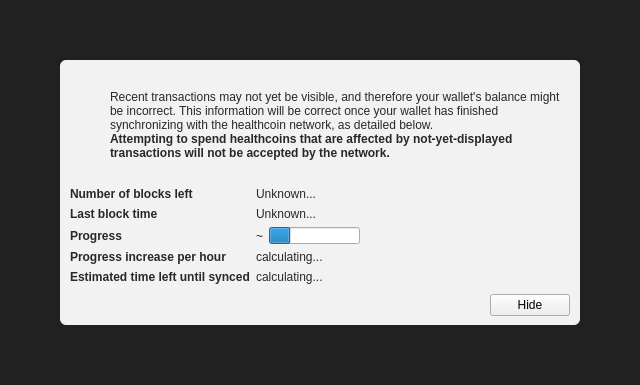
<?xml version="1.0" encoding="UTF-8"?>
<ui version="4.0">
 <class>ModalOverlay</class>
 <widget class="ModalOverlay" name="ModalOverlay">
  <property name="geometry">
   <rect>
    <x>0</x>
    <y>0</y>
    <width>640</width>
    <height>385</height>
   </rect>
  </property>
  <property name="windowTitle">
   <string>Form</string>
  </property>
  <layout class="QVBoxLayout" name="verticalLayout" stretch="0">
   <property name="sizeConstraint">
    <enum>QLayout::SetDefaultConstraint</enum>
   </property>
   <property name="leftMargin">
    <number>0</number>
   </property>
   <property name="topMargin">
    <number>0</number>
   </property>
   <property name="rightMargin">
    <number>0</number>
   </property>
   <property name="bottomMargin">
    <number>0</number>
   </property>
   <item>
    <widget class="QWidget" name="bgWidget" native="true">
     <property name="styleSheet">
      <string notr="true">#bgWidget { background: rgba(0,0,0,220); }</string>
     </property>
     <layout class="QVBoxLayout" name="verticalLayoutMain" stretch="1">
      <property name="leftMargin">
       <number>60</number>
      </property>
      <property name="topMargin">
       <number>60</number>
      </property>
      <property name="rightMargin">
       <number>60</number>
      </property>
      <property name="bottomMargin">
       <number>60</number>
      </property>
      <item>
       <widget class="QWidget" name="contentWidget" native="true">
        <property name="styleSheet">
         <string notr="true">#contentWidget { background: rgba(255,255,255,240); border-radius: 6px; }

QLabel { color: rgb(40,40,40);  }</string>
        </property>
        <layout class="QVBoxLayout" name="verticalLayoutSub" stretch="1,0,0,0">
         <property name="spacing">
          <number>0</number>
         </property>
         <property name="leftMargin">
          <number>10</number>
         </property>
         <property name="topMargin">
          <number>10</number>
         </property>
         <property name="rightMargin">
          <number>10</number>
         </property>
         <property name="bottomMargin">
          <number>10</number>
         </property>
         <item>
          <layout class="QHBoxLayout" name="horizontalLayoutIconText" stretch="0,1">
           <property name="topMargin">
            <number>20</number>
           </property>
           <item>
            <layout class="QVBoxLayout" name="verticalLayoutIcon">
             <property name="leftMargin">
              <number>0</number>
             </property>
             <item>
              <widget class="QPushButton" name="warningIcon">
               <property name="enabled">
                <bool>false</bool>
               </property>
               <property name="text">
                <string/>
               </property>
               <property name="icon">
                <iconset>
                 <normaloff>:/icons/warning</normaloff>
                 <disabledoff>:/icons/warning</disabledoff>:/icons/warning</iconset>
               </property>
               <property name="iconSize">
                <size>
                 <width>48</width>
                 <height>48</height>
                </size>
               </property>
               <property name="flat">
                <bool>true</bool>
               </property>
              </widget>
             </item>
             <item>
              <spacer name="verticalSpacerWarningIcon">
               <property name="orientation">
                <enum>Qt::Vertical</enum>
               </property>
               <property name="sizeHint" stdset="0">
                <size>
                 <width>20</width>
                 <height>40</height>
                </size>
               </property>
              </spacer>
             </item>
            </layout>
           </item>
           <item>
            <layout class="QVBoxLayout" name="verticalLayoutInfoText">
             <property name="leftMargin">
              <number>0</number>
             </property>
             <property name="topMargin">
              <number>0</number>
             </property>
             <item>
              <widget class="QLabel" name="infoText">
               <property name="text">
                <string>Recent transactions may not yet be visible, and therefore your wallet's balance might be incorrect. This information will be correct once your wallet has finished synchronizing with the healthcoin network, as detailed below.</string>
               </property>
               <property name="textFormat">
                <enum>Qt::RichText</enum>
               </property>
               <property name="wordWrap">
                <bool>true</bool>
               </property>
              </widget>
             </item>
             <item>
              <widget class="QLabel" name="infoTextStrong">
               <property name="font">
                <font>
                 <weight>75</weight>
                 <bold>true</bold>
                </font>
               </property>
               <property name="text">
                <string>Attempting to spend healthcoins that are affected by not-yet-displayed transactions will not be accepted by the network.</string>
               </property>
               <property name="textFormat">
                <enum>Qt::RichText</enum>
               </property>
               <property name="wordWrap">
                <bool>true</bool>
               </property>
              </widget>
             </item>
             <item>
              <spacer name="verticalSpacerInTextSpace">
               <property name="orientation">
                <enum>Qt::Vertical</enum>
               </property>
               <property name="sizeHint" stdset="0">
                <size>
                 <width>20</width>
                 <height>40</height>
                </size>
               </property>
              </spacer>
             </item>
            </layout>
           </item>
          </layout>
         </item>
         <item>
          <spacer name="verticalSpacerAfterText">
           <property name="orientation">
            <enum>Qt::Vertical</enum>
           </property>
           <property name="sizeHint" stdset="0">
            <size>
             <width>20</width>
             <height>40</height>
            </size>
           </property>
          </spacer>
         </item>
         <item>
          <layout class="QFormLayout" name="formLayout">
           <property name="fieldGrowthPolicy">
            <enum>QFormLayout::FieldsStayAtSizeHint</enum>
           </property>
           <property name="horizontalSpacing">
            <number>6</number>
           </property>
           <property name="verticalSpacing">
            <number>6</number>
           </property>
           <property name="topMargin">
            <number>10</number>
           </property>
           <item row="0" column="0">
            <widget class="QLabel" name="labelNumberOfBlocksLeft">
             <property name="font">
              <font>
               <weight>75</weight>
               <bold>true</bold>
              </font>
             </property>
             <property name="text">
              <string>Number of blocks left</string>
             </property>
            </widget>
           </item>
           <item row="0" column="1">
            <widget class="QLabel" name="numberOfBlocksLeft">
             <property name="text">
              <string>Unknown...</string>
             </property>
            </widget>
           </item>
           <item row="1" column="0">
            <widget class="QLabel" name="labelLastBlockTime">
             <property name="font">
              <font>
               <weight>75</weight>
               <bold>true</bold>
              </font>
             </property>
             <property name="text">
              <string>Last block time</string>
             </property>
            </widget>
           </item>
           <item row="1" column="1">
            <widget class="QLabel" name="newestBlockDate">
             <property name="sizePolicy">
              <sizepolicy hsizetype="Maximum" vsizetype="Preferred">
               <horstretch>0</horstretch>
               <verstretch>0</verstretch>
              </sizepolicy>
             </property>
             <property name="text">
              <string>Unknown...</string>
             </property>
            </widget>
           </item>
           <item row="2" column="0">
            <widget class="QLabel" name="labelSyncDone">
             <property name="font">
              <font>
               <weight>75</weight>
               <bold>true</bold>
              </font>
             </property>
             <property name="text">
              <string>Progress</string>
             </property>
            </widget>
           </item>
           <item row="2" column="1">
            <layout class="QHBoxLayout" name="horizontalLayoutSync" stretch="0,1">
             <item>
              <widget class="QLabel" name="percentageProgress">
               <property name="text">
                <string notr="true">~</string>
               </property>
              </widget>
             </item>
             <item>
              <widget class="QProgressBar" name="progressBar">
               <property name="value">
                <number>24</number>
               </property>
               <property name="format">
                <string/>
               </property>
              </widget>
             </item>
            </layout>
           </item>
           <item row="4" column="0">
            <widget class="QLabel" name="labelProgressIncrease">
             <property name="font">
              <font>
               <weight>75</weight>
               <bold>true</bold>
              </font>
             </property>
             <property name="text">
              <string>Progress increase per hour</string>
             </property>
            </widget>
           </item>
           <item row="4" column="1">
            <widget class="QLabel" name="progressIncreasePerH">
             <property name="text">
              <string>calculating...</string>
             </property>
            </widget>
           </item>
           <item row="5" column="0">
            <widget class="QLabel" name="labelEstimatedTimeLeft">
             <property name="font">
              <font>
               <weight>75</weight>
               <bold>true</bold>
              </font>
             </property>
             <property name="text">
              <string>Estimated time left until synced</string>
             </property>
            </widget>
           </item>
           <item row="5" column="1">
            <widget class="QLabel" name="expectedTimeLeft">
             <property name="text">
              <string>calculating...</string>
             </property>
            </widget>
           </item>
          </layout>
         </item>
         <item>
          <layout class="QHBoxLayout" name="horizontalLayoutButtons">
           <property name="leftMargin">
            <number>10</number>
           </property>
           <property name="topMargin">
            <number>10</number>
           </property>
           <item>
            <spacer name="horizontalSpacer">
             <property name="orientation">
              <enum>Qt::Horizontal</enum>
             </property>
             <property name="sizeHint" stdset="0">
              <size>
               <width>40</width>
               <height>20</height>
              </size>
             </property>
            </spacer>
           </item>
           <item>
            <widget class="QPushButton" name="closeButton">
             <property name="text">
              <string>Hide</string>
             </property>
            </widget>
           </item>
          </layout>
         </item>
        </layout>
       </widget>
      </item>
     </layout>
    </widget>
   </item>
  </layout>
 </widget>
 <customwidgets>
  <customwidget>
   <class>ModalOverlay</class>
   <extends>QWidget</extends>
   <header>qt/modaloverlay.h</header>
   <container>1</container>
  </customwidget>
 </customwidgets>
 <resources/>
 <connections/>
</ui>
